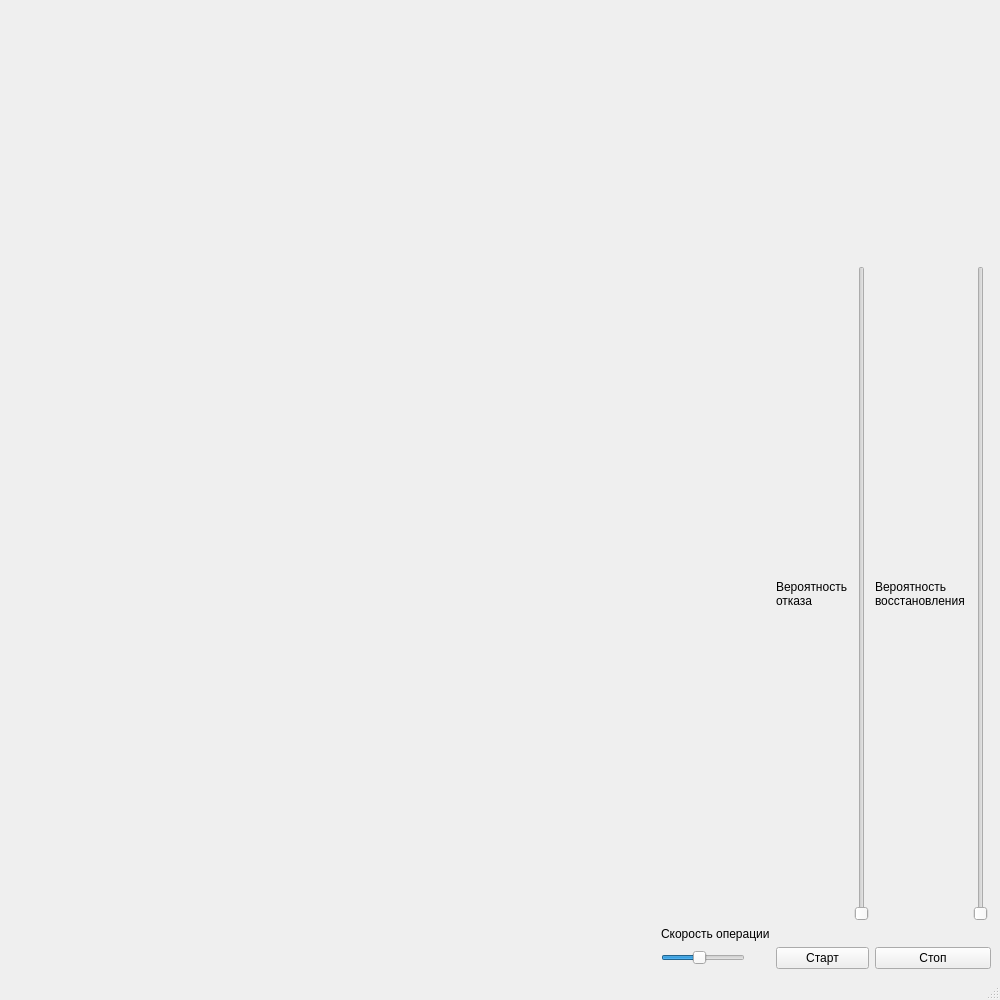
<?xml version="1.0" encoding="UTF-8"?>
<ui version="4.0">
 <class>MainWidget</class>
 <widget class="QMainWindow" name="MainWidget">
  <property name="geometry">
   <rect>
    <x>0</x>
    <y>0</y>
    <width>1000</width>
    <height>1000</height>
   </rect>
  </property>
  <property name="sizePolicy">
   <sizepolicy hsizetype="Preferred" vsizetype="Preferred">
    <horstretch>1</horstretch>
    <verstretch>0</verstretch>
   </sizepolicy>
  </property>
  <property name="windowTitle">
   <string>MainWindow</string>
  </property>
  <widget class="QWidget" name="centralwidget">
   <layout class="QGridLayout" name="gridLayout">
    <item row="1" column="5" alignment="Qt::AlignHCenter">
     <widget class="QSlider" name="recover_probability">
      <property name="sizePolicy">
       <sizepolicy hsizetype="Fixed" vsizetype="Minimum">
        <horstretch>0</horstretch>
        <verstretch>0</verstretch>
       </sizepolicy>
      </property>
      <property name="minimum">
       <number>0</number>
      </property>
      <property name="value">
       <number>0</number>
      </property>
      <property name="orientation">
       <enum>Qt::Vertical</enum>
      </property>
     </widget>
    </item>
    <item row="2" column="1">
     <widget class="QLabel" name="label">
      <property name="sizePolicy">
       <sizepolicy hsizetype="Fixed" vsizetype="Fixed">
        <horstretch>0</horstretch>
        <verstretch>0</verstretch>
       </sizepolicy>
      </property>
      <property name="text">
       <string>Скорость операции</string>
      </property>
     </widget>
    </item>
    <item row="1" column="2">
     <widget class="QLabel" name="label_2">
      <property name="text">
       <string>Вероятность
отказа</string>
      </property>
     </widget>
    </item>
    <item row="3" column="2" colspan="2">
     <layout class="QHBoxLayout" name="horizontalLayout">
      <item>
       <widget class="QPushButton" name="start">
        <property name="sizePolicy">
         <sizepolicy hsizetype="Minimum" vsizetype="Minimum">
          <horstretch>0</horstretch>
          <verstretch>0</verstretch>
         </sizepolicy>
        </property>
        <property name="text">
         <string>Старт</string>
        </property>
        <property name="checkable">
         <bool>false</bool>
        </property>
       </widget>
      </item>
     </layout>
    </item>
    <item row="1" column="3" alignment="Qt::AlignHCenter">
     <widget class="QSlider" name="die_probability">
      <property name="sizePolicy">
       <sizepolicy hsizetype="Fixed" vsizetype="Minimum">
        <horstretch>0</horstretch>
        <verstretch>0</verstretch>
       </sizepolicy>
      </property>
      <property name="orientation">
       <enum>Qt::Vertical</enum>
      </property>
     </widget>
    </item>
    <item row="3" column="1">
     <widget class="QSlider" name="timespeed">
      <property name="sizePolicy">
       <sizepolicy hsizetype="Fixed" vsizetype="Fixed">
        <horstretch>0</horstretch>
        <verstretch>0</verstretch>
       </sizepolicy>
      </property>
      <property name="minimum">
       <number>1</number>
      </property>
      <property name="maximum">
       <number>10</number>
      </property>
      <property name="value">
       <number>5</number>
      </property>
      <property name="orientation">
       <enum>Qt::Horizontal</enum>
      </property>
     </widget>
    </item>
    <item row="0" column="5">
     <spacer name="verticalSpacer">
      <property name="orientation">
       <enum>Qt::Vertical</enum>
      </property>
      <property name="sizeType">
       <enum>QSizePolicy::Preferred</enum>
      </property>
      <property name="sizeHint" stdset="0">
       <size>
        <width>20</width>
        <height>257</height>
       </size>
      </property>
     </spacer>
    </item>
    <item row="3" column="0">
     <spacer name="horizontalSpacer">
      <property name="orientation">
       <enum>Qt::Horizontal</enum>
      </property>
      <property name="sizeType">
       <enum>QSizePolicy::Expanding</enum>
      </property>
      <property name="sizeHint" stdset="0">
       <size>
        <width>40</width>
        <height>20</height>
       </size>
      </property>
     </spacer>
    </item>
    <item row="1" column="4">
     <widget class="QLabel" name="label_3">
      <property name="text">
       <string>Вероятность
восстановления</string>
      </property>
     </widget>
    </item>
    <item row="3" column="4" colspan="2">
     <layout class="QHBoxLayout" name="horizontalLayout_2">
      <item>
       <widget class="QPushButton" name="stop">
        <property name="text">
         <string>Стоп</string>
        </property>
       </widget>
      </item>
     </layout>
    </item>
   </layout>
  </widget>
  <widget class="QMenuBar" name="menubar">
   <property name="geometry">
    <rect>
     <x>0</x>
     <y>0</y>
     <width>1000</width>
     <height>21</height>
    </rect>
   </property>
  </widget>
  <widget class="QStatusBar" name="statusbar"/>
 </widget>
 <resources/>
 <connections/>
</ui>
